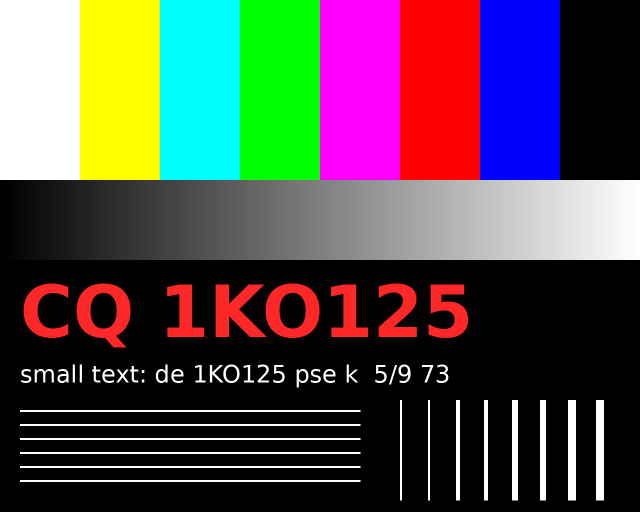
#> input picture 1_test_set/reference_pictures/testcard.png, 1280 x 1024 px (shown at 1/2 size); its folder holds only this picture in this run
$ python -i sstvml.py   (imports and definitions only)
#> lines starting #> are read from the running program, lines starting #| are printed output that depends on the picture
# SPDX-License-Identifier: LGPL-2.1-or-later
# Copyright (C) 2026 Hany El Imam
"""
Shared code of the scripts: folders, the two C tools, picture preparation,
the SSTV channel simulation, picture comparison.

The scripts of the numbered folders import it with

    sys.path.insert(0, os.path.join(os.path.dirname(__file__), "..", "common"))
    import sstvml

Every folder this package creates is at the top of the repository and has a
name in CAPITALS (DATA, TEST_SET, TRAINED, RESULTS): they can be deleted and
made again at any time.
"""
import os
import re
import subprocess
import sys
import zlib

import numpy as np
from PIL import Image, ImageFilter, ImageOps

# ---- folders ----------------------------------------------------------------------

ROOT = os.path.abspath(os.path.join(os.path.dirname(os.path.abspath(__file__)), ".."))
BIN = os.path.join(ROOT, "bin")
DATA = os.path.join(ROOT, "DATA")              # training data (step 2)
TEST_SET = os.path.join(ROOT, "TEST_SET")      # test sets (step 1)
TRAINED = os.path.join(ROOT, "TRAINED")        # trained models (step 3)
RESULTS = os.path.join(ROOT, "RESULTS")        # scores and HTML pages (steps 4, 5, 6)
REFERENCE_MODEL = os.path.join(ROOT, "models", "sstv_dnn_20x6.bin")

# ---- SSTV ---------------------------------------------------------------------------

WIDTH, HEIGHT = 320, 256                       # size of an SSTV picture (Martin, Scottie)
MODES = {                                      # simulator name -> mode
    "m1": "Martin M1", "m2": "Martin M2",
    "s1": "Scottie S1", "s2": "Scottie S2",
    "r36": "Robot 36", "r72": "Robot 72",
}
NO_NOISE_SNR = 60                              # dB: the "clean" reception of a pair
MISALIGNED_DB = 20.0                           # blurred PSNR under this = the decoder lost the sync
PICTURE_EXT = (".png", ".jpg", ".jpeg", ".bmp", ".gif", ".tif", ".tiff", ".webp")


# ---- the C tools ------------------------------------------------------------------------

# [90 lines left out: functions tool, run_tool, list_pictures, clean_name, fit_picture, prepare_pictures, not called in this run]


def load_rgb(path):
    return np.asarray(Image.open(path).convert("RGB"), dtype=np.uint8)


# [5 lines left out: function psnr, not called in this run]


# ---- the "detail" part of a picture: text, lines, edges ----------------------------------

DETAIL_EDGE = 40        # brightness step between two neighbour pixels that makes an edge (0..255)


# [34 lines left out: functions detail_mask, psnr_masked, not called in this run]


def blurred(path):
    """Grey and strongly blurred: compares the layout of two pictures, not their noise"""
    return np.asarray(Image.open(path).convert("L").filter(ImageFilter.GaussianBlur(3)), dtype=np.float64)
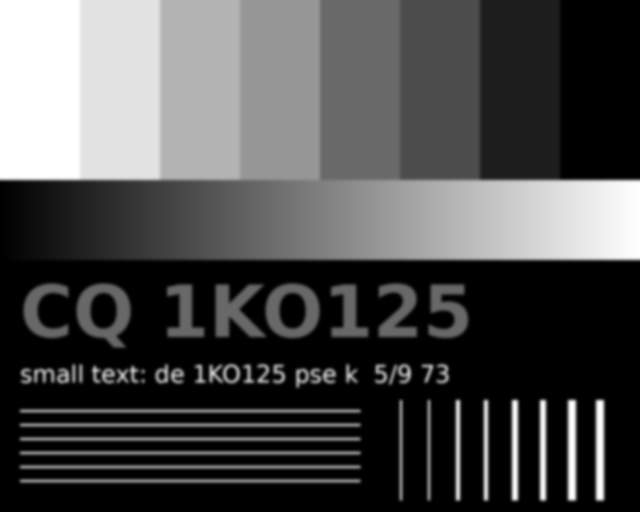
#> returned value: shape (1024, 1280) float64 (shown at 1/2 size); min 0, max 255, mean 75.9


# [22 lines left out: functions aligned, fingerprint, near_duplicate, not called in this run]


# ---- the SSTV channel ------------------------------------------------------------------------

def seed_of(text):
    """A fixed seed from a name: the same noise for the same file, everywhere"""
    return zlib.crc32(text.encode()) & 0x7FFFFFFF


# [70 lines left out: functions simulate, make_pairs, find_pairs, test_sets, model_labels, not called in this run]

>>> result = blurred('../1_test_set/reference_pictures/testcard.png')
